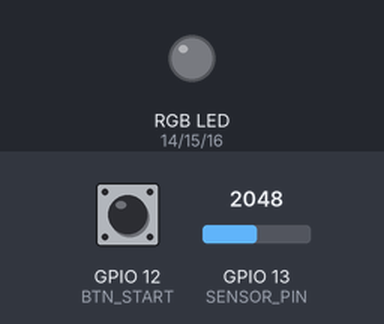
This sketch was run on a simulated ESP32. Parts: an RGB LED mixed from three pins (HIGH = lit). Inputs (shaded band) come from the test bench; at power-on: GPIO 12 (BTN_START) HIGH, GPIO 13 (SENSOR_PIN) = 2048. Dim RGB values are drawn brighter than linear; nothing arrives over Bluetooth unless stated; what the sketch prints to the serial monitor is not drawn.

Above: at 1.2 s.
1.3 s: GPIO 12 (BTN_START) pulled LOW for 0.15 s
At 1.81 s:
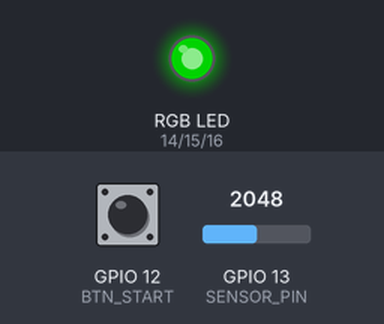
4.3 s: GPIO 13 (SENSOR_PIN) set to 491
At 4.54 s:
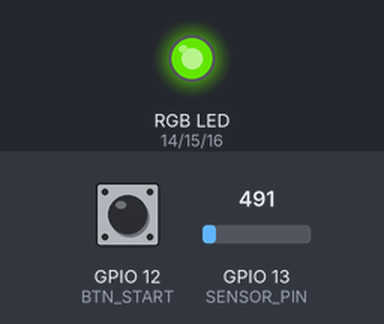
7.3 s: GPIO 13 (SENSOR_PIN) set to 0
At 7.58 s:
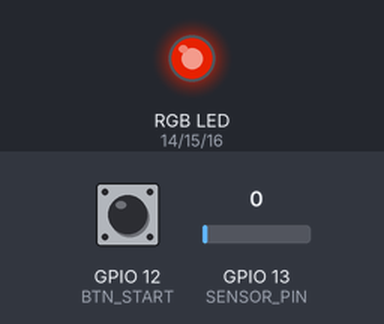
10.3 s: GPIO 12 (BTN_START) pulsed LOW 5 times (0.12 s each, 0.3 s apart)
22.3 s: GPIO 12 (BTN_START) pulled LOW for 1 s
At 23.11 s:
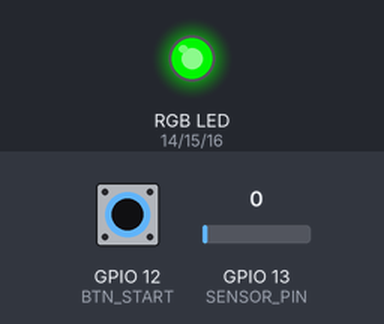
Timing chart, 0 to 27.3 s (numbered marks = the images above; inputs shaded):
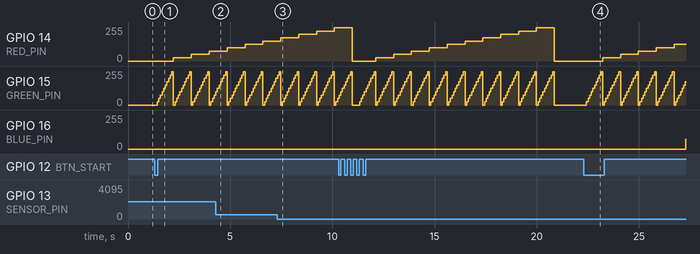

Measured:
- after the input at 4.3 s, GPIO 16 (BLUE_PIN): stays 0/255 (without the input it goes to 200/255 after 3.0 s)
- after the input at 7.3 s, GPIO 16 (BLUE_PIN): stays 0/255 (without the input it goes to 125/255 after 3.0 s)
- after the input at 22.3 s, GPIO 14 (RED_PIN): moves from 0/255 to 125/255 over 3.5 s, starting after 0.92 s; GPIO 15 (GREEN_PIN): 0/255 → 25/255 after 0.13 s, then repeats every 0.87 s: 50/255 0.08 s, 75/255 0.08 s, 100/255 0.08 s, 125/255 0.08 s, 150/255 0.08 s, 175/255 0.08 s, 200/255 0.08 s, 225/255 0.08 s, 250/255 0.08 s, 0/255 0.08 s, 25/255 0.08 s

The sketch:

kinetic-eye14.ino
```cpp
/*
 * PROJECT: Kinetic Eye - Spectralmeter
 * FILE: kinetic-eye11.ino
 * DATE: 2026-04-18
 * HARDWARE: ESP32-CAM
 * NOTE: Balanced Scan (1,331 points)
 */

#include "BluetoothSerial.h"

// Header Pins (Standard ESP32-CAM Layout)
#define RED_PIN    14
#define GREEN_PIN  15
#define BLUE_PIN   16
#define BTN_START  12
#define SENSOR_PIN 13

BluetoothSerial SerialBT;

void setup() {
  Serial.begin(115200);

  // Mandatory Project Header Prints
  Serial.println(F("--- PROJECT: Kinetic Eye ---"));
  Serial.print(F("FILE: ")); Serial.println(__FILE__);
  Serial.print(F("DATE: ")); Serial.println(__DATE__);
  Serial.print(F("TIME: ")); Serial.println(__TIME__);

  pinMode(RED_PIN, OUTPUT);
  pinMode(GREEN_PIN, OUTPUT);
  pinMode(BLUE_PIN, OUTPUT);
  pinMode(BTN_START, INPUT_PULLUP);

  SerialBT.begin("Kinetic-Eye");
  Serial.println(F("STATUS: Profiler Ready."));
}

void runSpectralScan() {
  SerialBT.println(F("START_SCAN"));

  // RGB REFLECTANCE SWEEP (1,331 Points)
  for (int r = 0; r <= 250; r += 25) {
    for (int g = 0; g <= 250; g += 25) {
      for (int b = 0; b <= 250; b += 25) {
        analogWrite(RED_PIN, r);
        analogWrite(GREEN_PIN, g);
        analogWrite(BLUE_PIN, b);

        delay(7); // Stable timing for handheld use
        int val = analogRead(SENSOR_PIN);

        // Stream data
        SerialBT.print(r); SerialBT.print(F(","));
        SerialBT.print(g); SerialBT.print(F(","));
        SerialBT.print(b); SerialBT.print(F(","));
        SerialBT.println(val);
      }
    }
  }

  // Reset LEDs
  analogWrite(RED_PIN, 0);
  analogWrite(GREEN_PIN, 0);
  analogWrite(BLUE_PIN, 0);

  SerialBT.println(F("END_SCAN"));
}

void loop() {
  if (digitalRead(BTN_START) == LOW) {
    delay(50); // Debounce
    runSpectralScan();
    while(digitalRead(BTN_START) == LOW) { delay(10); }
  }
}
```
